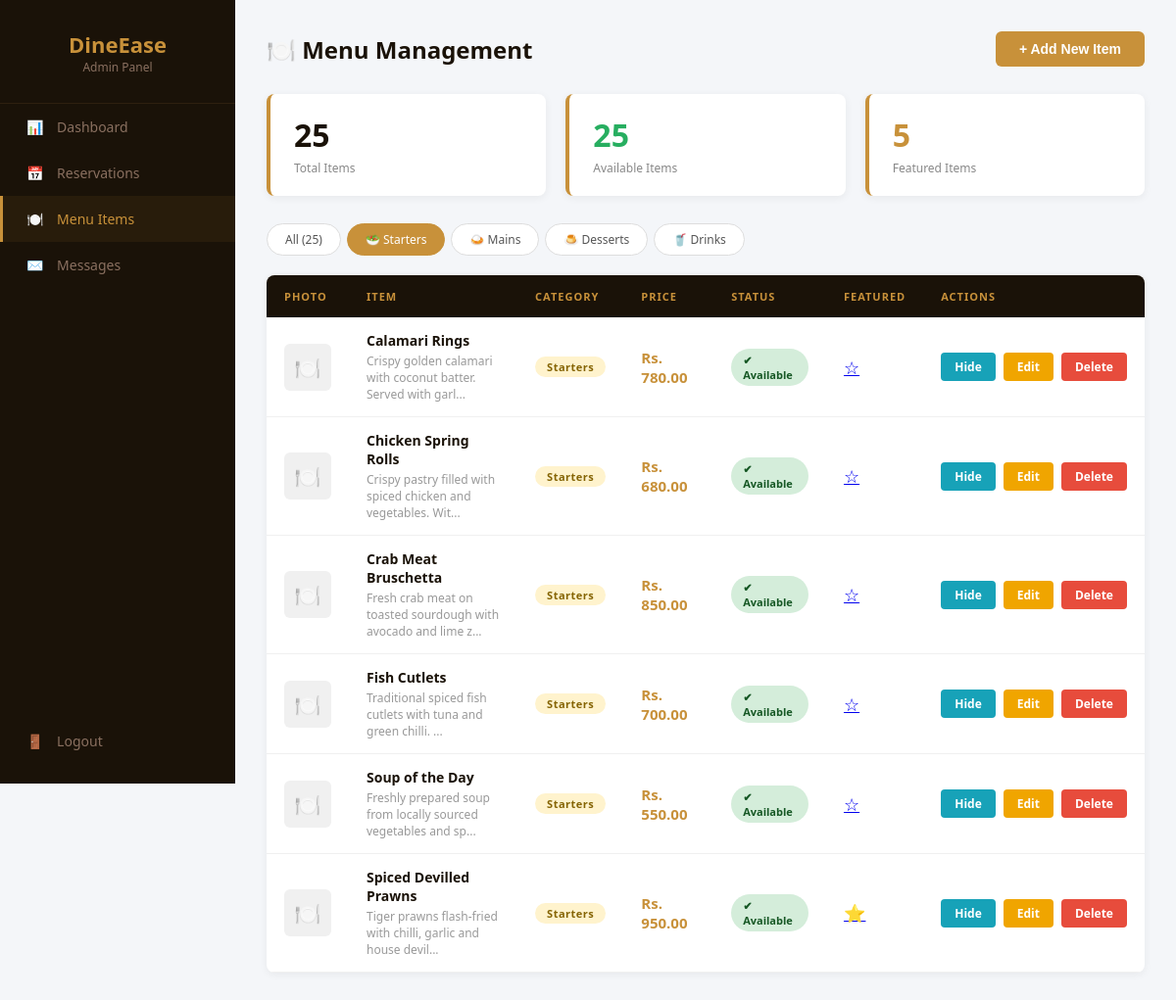
The page /admin/menu.php?cat=starters (signed in) on the database its author committed.
### tables this page shows
CREATE TABLE IF NOT EXISTS menu_items (
    id           INT AUTO_INCREMENT PRIMARY KEY,
    name         VARCHAR(120)  NOT NULL,
    description  TEXT,
    price        DECIMAL(10,2) NOT NULL,
    category     ENUM('starters','mains','desserts','drinks') NOT NULL,
    image        VARCHAR(255)  DEFAULT '',
    image_url    VARCHAR(500)  DEFAULT '',
    is_featured  TINYINT(1)    DEFAULT 0,
    is_available TINYINT(1)    DEFAULT 1,
    created_at   TIMESTAMP     DEFAULT CURRENT_TIMESTAMP
);

### admin/menu.php (the view, shortened to what this page needs)
<?php
include '../config/db.php';
$filter   = $_GET['cat'] ?? 'all';
$where    = $filter !== 'all' ? "WHERE category='$filter'" : '';
$items    = $conn->query("SELECT * FROM menu_items $where ORDER BY category, name");
$total    = $conn->query("SELECT COUNT(*) as c FROM menu_items")->fetch_assoc()['c'];
$available= $conn->query("SELECT COUNT(*) as c FROM menu_items WHERE is_available=1")->fetch_assoc()['c'];
$featured = $conn->query("SELECT COUNT(*) as c FROM menu_items WHERE is_featured=1")->fetch_assoc()['c'];
?>
<!DOCTYPE html>
<html lang="en">
<head>
</head>
<body>
<div class="sidebar">
  <div class="sidebar-logo">DineEase <span>Admin Panel</span></div>
  <a href="dashboard.php"    class="nav-item"><span class="icon">📊</span> Dashboard</a>
  <a href="reservations.php" class="nav-item"><span class="icon">📅</span> Reservations</a>
  <a href="menu.php"         class="nav-item active"><span class="icon">🍽️</span> Menu Items</a>
  <a href="messages.php"     class="nav-item"><span class="icon">✉️</span> Messages</a>
  <a href="logout.php"       class="nav-item" style="position:absolute;bottom:20px;width:100%;">
    <span class="icon">🚪</span> Logout
  </a>
</div>
<div class="main">
  <div class="page-header">
    <h1>🍽️ Menu Management</h1>
    <button class="btn-open-form" onclick="toggleForm()">+ Add New Item</button>
  </div>
  <div class="stats-row">
    <div class="stat-card">
      <div class="num"><?= $total ?></div>
      <div class="label">Total Items</div>
    </div>
    <div class="stat-card">
      <div class="num" style="color:#27ae60"><?= $available ?></div>
      <div class="label">Available Items</div>
    </div>
    <div class="stat-card">
      <div class="num" style="color:#c8913a"><?= $featured ?></div>
      <div class="label">Featured Items</div>
    </div>
  </div>
  <div class="filter-tabs">
    <a href="?cat=all"      class="filter-tab <?= $filter==='all'      ? 'active':'' ?>">All (<?= $total ?>)</a>
    <a href="?cat=starters" class="filter-tab <?= $filter==='starters' ? 'active':'' ?>">🥗 Starters</a>
    <a href="?cat=mains"    class="filter-tab <?= $filter==='mains'    ? 'active':'' ?>">🍛 Mains</a>
    <a href="?cat=desserts" class="filter-tab <?= $filter==='desserts' ? 'active':'' ?>">🍮 Desserts</a>
    <a href="?cat=drinks"   class="filter-tab <?= $filter==='drinks'   ? 'active':'' ?>">🥤 Drinks</a>
  </div>
  <div class="table-wrap">
    <table>
      <thead>
        <tr>
          <th>Photo</th>
          <th>Item</th>
          <th>Category</th>
          <th>Price</th>
          <th>Status</th>
          <th>Featured</th>
          <th>Actions</th>
        </tr>
      </thead>
      <tbody>
        <?php if ($items->num_rows === 0): ?>
          <tr class="empty-row">
            <td colspan="7">🍽️ No menu items found. Add your first item above!</td>
          </tr>
        <?php else: ?>
          <?php while ($item = $items->fetch_assoc()): ?>
            <tr>
              <td>
                <?php if ($item['image']): ?>
                  <img src="../uploads/menu/<?= htmlspecialchars($item['image']) ?>"
                       class="img-thumb" alt=""/>
                <?php else: ?>
                  <div class="no-img">🍽️</div>
                <?php endif; ?>
              </td>
              <td>
                <div class="item-name"><?= htmlspecialchars($item['name']) ?></div>
                <div class="item-desc"><?= htmlspecialchars(substr($item['description'],0,60)) ?>...</div>
              </td>
              <td>
                <span class="category-badge cat-<?= $item['category'] ?>">
                  <?= ucfirst($item['category']) ?>
                </span>
              </td>
              <td><span class="price">Rs. <?= number_format($item['price'],2) ?></span></td>
              <td>
                <span class="status-badge <?= $item['is_available'] ? 'status-on':'status-off' ?>">
                  <?= $item['is_available'] ? '✔ Available' : '✖ Hidden' ?>
                </span>
              </td>
              <td>
                <a href="?feature=<?= $item['id'] ?>" class="star" title="Toggle featured">
                  <?= $item['is_featured'] ? '⭐' : '☆' ?>
                </a>
              </td>
              <td>
                <div class="actions">
                  <a href="?toggle=<?= $item['id'] ?>" class="btn-sm btn-toggle">
                    <?= $item['is_available'] ? 'Hide' : 'Show' ?>
                  </a>
                  <a href="edit_item.php?id=<?= $item['id'] ?>" class="btn-sm btn-edit">Edit</a>
                  <a href="?delete=<?= $item['id'] ?>"
                     onclick="return confirm('Delete <?= htmlspecialchars($item['name']) ?>?')"
                     class="btn-sm btn-del">Delete</a>
                </div>
              </td>
            </tr>
          <?php endwhile; ?>
        <?php endif; ?>
      </tbody>
    </table>
  </div>
</div>
</body>
</html>

### admin/menu.php (style rules this page uses)
* { margin:0; padding:0; box-sizing:border-box; }
body { font-family:'Segoe UI',sans-serif; background:#f4f6f9; color:#333; }
.sidebar { position:fixed; top:0; left:0; width:240px; height:100vh; background:#1a1208; padding:30px 0; }
.sidebar-logo { font-size:22px; font-weight:700; color:#c8913a; text-align:center; padding:0 20px 28px; border-bottom:1px solid #2e2010; }
.sidebar-logo span { font-size:12px; color:#8a7060; display:block; font-weight:400; }
.nav-item { display:block; padding:14px 24px; color:#8a7060; text-decoration:none; font-size:14px; transition:all 0.2s; border-left:3px solid transparent; }
.nav-item:hover, .nav-item.active { color:#c8913a; background:rgba(200,145,58,0.08); border-left-color:#c8913a; }
.nav-item .icon { margin-right:10px; }
.main { margin-left:240px; padding:32px; }
.page-header { display:flex; justify-content:space-between; align-items:center; margin-bottom:28px; }
.page-header h1 { font-size:24px; color:#1a1208; }
.btn-open-form { background:#c8913a; color:#fff; border:none; padding:10px 24px; font-size:14px; font-weight:600; cursor:pointer; border-radius:6px; transition:background 0.2s; }
.stats-row { display:grid; grid-template-columns:repeat(3,1fr); gap:20px; margin-bottom:28px; }
.stat-card { background:#fff; padding:20px 24px; border-radius:8px; border-left:4px solid #c8913a; box-shadow:0 2px 8px rgba(0,0,0,0.06); }
.stat-card .num { font-size:32px; font-weight:700; color:#1a1208; }
.stat-card .label { font-size:12px; color:#888; margin-top:4px; }
.filter-tabs { display:flex; gap:6px; margin-bottom:20px; flex-wrap:wrap; }
.filter-tab { padding:7px 18px; border-radius:20px; border:1px solid #ddd; background:#fff; font-size:12px; cursor:pointer; text-decoration:none; color:#555; transition:all 0.2s; }
.filter-tab:hover, .filter-tab.active { background:#c8913a; color:#fff; border-color:#c8913a; }
.table-wrap { background:#fff; border-radius:8px; box-shadow:0 2px 8px rgba(0,0,0,0.06); overflow:hidden; }
table { width:100%; border-collapse:collapse; }
thead tr { background:#1a1208; }
thead th { padding:14px 18px; text-align:left; font-size:11px; letter-spacing:1px; text-transform:uppercase; color:#c8913a; }
tbody tr { border-bottom:1px solid #f0f0f0; transition:background 0.15s; }
td { padding:14px 18px; font-size:14px; vertical-align:middle; }
.item-name { font-weight:600; color:#1a1208; }
.item-desc { font-size:12px; color:#999; margin-top:3px; max-width:250px; }
.category-badge { display:inline-block; padding:3px 12px; border-radius:20px; font-size:11px; font-weight:600; letter-spacing:0.5px; }
.cat-starters { background:#fff3cd; color:#856404; }
.price { font-weight:700; color:#c8913a; font-size:15px; }
.status-badge { display:inline-block; padding:4px 12px; border-radius:20px; font-size:11px; font-weight:600; }
.status-on { background:#d4edda; color:#155724; }
.star { font-size:18px; cursor:pointer; }
.actions { display:flex; gap:8px; }
.btn-sm { padding:6px 14px; border:none; border-radius:4px; font-size:12px; font-weight:600; cursor:pointer; text-decoration:none; display:inline-block; transition:opacity 0.2s; }
.btn-toggle { background:#17a2b8; color:#fff; }
.btn-edit { background:#f0a500; color:#fff; }
.btn-del { background:#e74c3c; color:#fff; }
.no-img { width:48px; height:48px; border-radius:6px; background:#f0f0f0; display:flex; align-items:center; justify-content:center; font-size:22px; }

### rows shown on the page
menu_items: name "Calamari Rings", description "Crispy golden calamari with coconut batter. Served with garl", category "Starters", price "780.00", is_available "✔ Available"
menu_items: name "Chicken Spring Rolls", description "Crispy pastry filled with spiced chicken and vegetables. Wit", category "Starters", price "680.00", is_available "✔ Available"
menu_items: name "Crab Meat Bruschetta", description "Fresh crab meat on toasted sourdough with avocado and lime z", category "Starters", price "850.00", is_available "✔ Available"
menu_items: name "Fish Cutlets", description "Traditional spiced fish cutlets with tuna and green chilli.", category "Starters", price "700.00", is_available "✔ Available"
menu_items: name "Soup of the Day", description "Freshly prepared soup from locally sourced vegetables and sp", category "Starters", price "550.00", is_available "✔ Available"
menu_items: name "Spiced Devilled Prawns", description "Tiger prawns flash-fried with chilli, garlic and house devil", category "Starters", price "950.00", is_available "✔ Available"

### other values the page prints
$total "25"
$available "25"
$featured "5"
